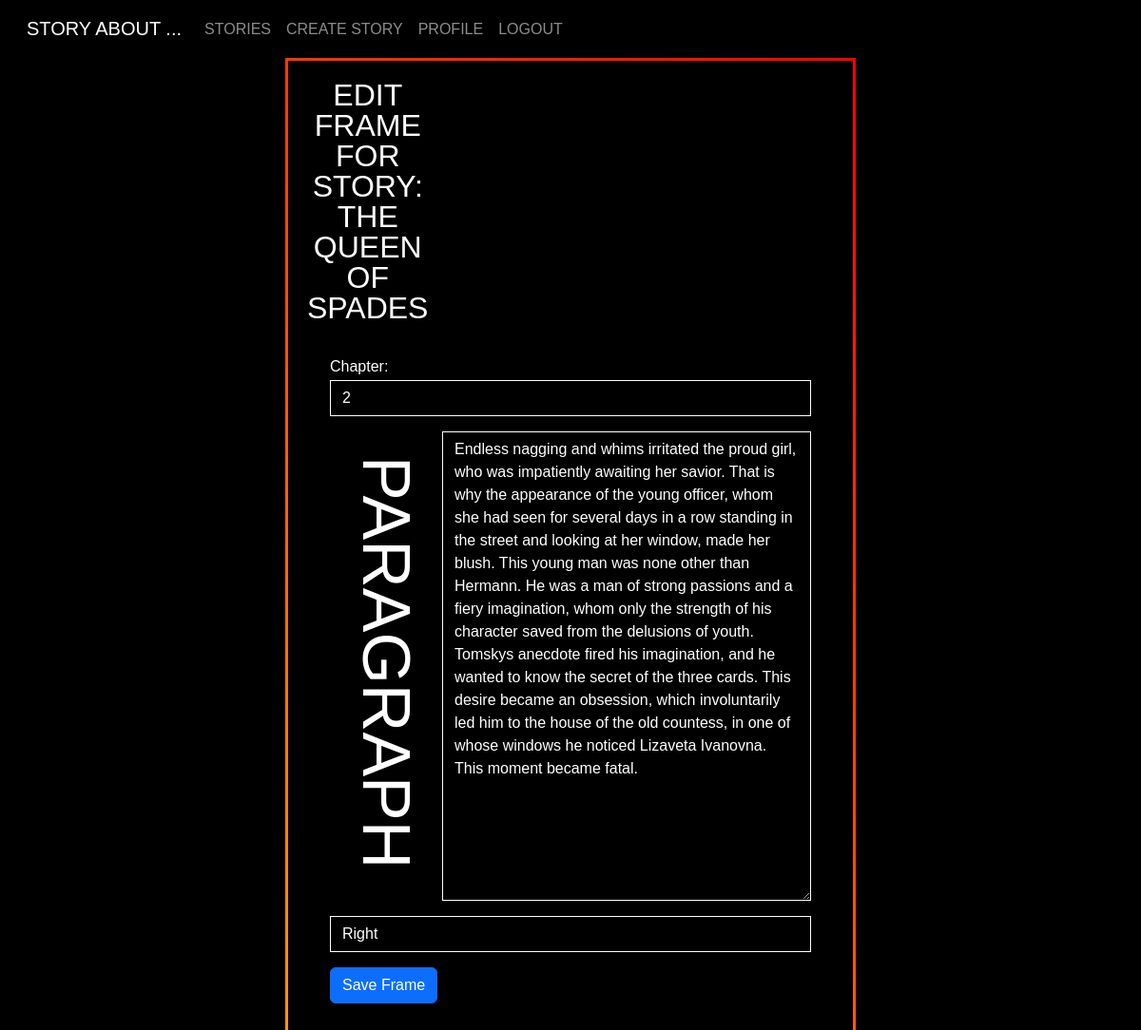
/story/edit_frame/8/20/ (signed in), run on the app's committed database.
### story/models.py (models this page shows, shortened)
class Story(models.Model):
    title = models.CharField('Title', max_length=50)
    author = models.CharField('Author', max_length=50)
    background_image = models.ImageField('Background Image', upload_to='backgrounds/', blank=False, null=True)

class StoryFrame(models.Model):
    story = models.ForeignKey(Story, on_delete=models.CASCADE, related_name='frames')
    chapter = models.IntegerField(null=True, blank=True)
    image = models.ImageField(upload_to='slides/', blank=True, null=True)
    paragraph = models.TextField(blank=True, null=True)
    position = models.CharField('Position', max_length=50, blank=True, null=True)  # Ensure position field exists

### story/views.py (the view)
# urls.py: path('edit_frame/<int:story_id>/<int:frame_id>/', views.edit_frame, name='edit_frame'),
@login_required
@user_passes_test(admin_required)
def edit_frame(request, story_id, frame_id):
    story = get_object_or_404(Story, id=story_id)
    frame = get_object_or_404(StoryFrame, id=frame_id, story=story)
    if request.method == 'POST':
        form = StoryFrameForm(request.POST, request.FILES, instance=frame)
        if form.is_valid():
            form.save()
            return redirect('story:story_details', story_id=story.id)
    else:
        form = StoryFrameForm(instance=frame)
    return render(request, 'story/edit_frame.html', {'form': form, 'story': story})

### story/forms.py (shortened to what this page needs)
class StoryFrameForm(forms.ModelForm):
    class Meta:
        model = StoryFrame
        fields = ['chapter', 'paragraph', 'image', 'position']
        widgets = {
            "chapter": NumberInput(attrs={
                'class': 'form-control',
            }),
            "image": ClearableFileInput(attrs={
                'class': 'form-control',
            }),
            "paragraph": Textarea(attrs={
                'class': 'form-control',
                'rows': 20,
            }),
            "position": TextInput(attrs={
                'class': 'form-control',
            }),
        }
    POSITION_CHOICES = [
        ('left', 'Left'),
        ('center', 'Center'),
        ('right', 'Right'),
    ]
    position = forms.ChoiceField(choices=POSITION_CHOICES, widget=forms.Select(attrs={
        'class': 'form-control',
        'placeholder': 'Position',
    }))

### story/views.py (called while the page is built)
def admin_required(user):
    return user.is_staff or user.is_superuser

### story/templates/story/edit_frame.html (shortened to what this page needs)
{% extends 'story/layout.html' %}
{% block content %}
  <div class="stories d-flex justify-content-center">
    <div class="w-50">
      <div class="div__form">
        <h2 class="text-center">Edit Frame for Story: {{ story.title }}</h2>
        <form method="POST" enctype="multipart/form-data" class="p-4">
          <div class="form-group mb-3">
            <label for="id_chapter">Chapter:</label>
            {{ form.chapter }}
          </div>
          {% if form.paragraph.value %}
            <div id="frame__paragraph" class="my-3">
              <div class="d-flex">
                <h1 class="vertical__title mx-4">Paragraph</h1>
                {{ form.paragraph }}
              </div>
            </div>
          {% else %}
            <div id="frame__image" class="my-3">
              <h2 class="draft__title">Image</h2>
              <input type="file" name="{{ form.image.name }}" />
            </div>
          {% endif %}
          <div class="my-3">{{ form.position }}</div>
          <button type="submit" class="btn btn-primary">Save Frame</button>
        </form>
      </div>
    </div>
  </div>
{% endblock %}

### story/static/story/css/main.css (style rules this page uses)
* { margin: 0; padding: 0; box-sizing: border-box; }
:root { --index: calc(1vw + 1vh); --gutter: 30px; --side-small: 26; --side-big: 36; --depth: 4000px; --transition: .75s cubic-bezier(.075, .5, 0, 1) }
body { scrollbar-width: none; }
body { background-color: #000; color: #fff; font-size: calc(var(--index) * .8); font-family: raleway_c, sans-serif; line-height: 1.75; font-weight: 300; }
.div__form { width: 100%; background-color: rgba(0, 0, 0, 0.5); border: 3px solid; border-image: linear-gradient(45deg, #ff9a00, #ff0000) 1; padding: 20px; border-radius: 20px; }
.form-control { color: #fff; background-color: #000; border: 1px solid #fff; border-radius: 0; }
.vertical__title { writing-mode: vertical-lr; font-size: calc(var(--index) * 3.5); text-align: center; }
h1, h2, h3, h4 { font-weight: 100; text-transform: uppercase; width: min-content; line-height: 1; }

### data on the page
Story: title "THE QUEEN OF SPADES"
StoryFrame: chapter "2", paragraph "Endless nagging and whims irritated the proud girl, who was impatiently awaiting her savior. That is why the appearance of the young officer, whom she had seen for several days in a row standing in the street and looking at her window, made her blush. This young man was none other than Hermann. He was a man of strong passions and a fiery imagination, whom only the strength of his character saved from the delusions of youth. Tomskys anecdote fired his imagination, and he wanted to know the secret of the three cards. This desire became an obsession, which involuntarily led him to the house of the old countess, in one of whose windows he noticed Lizaveta Ivanovna. This moment became fatal.", position "Right"
